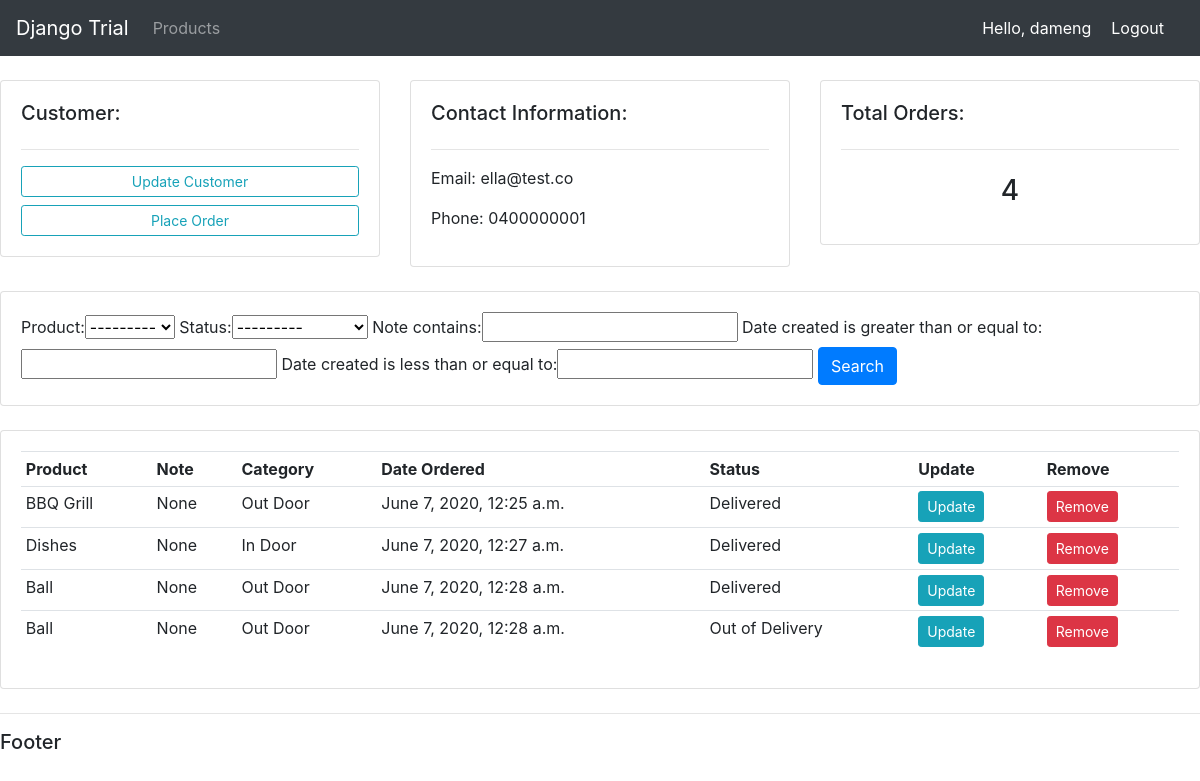
The page /customer/2/ (signed in) on the database its author committed.
### accounts/models.py (models this page shows, shortened)
class Customer(models.Model):
  name = models.CharField(max_length=200, null=True)
  email = models.CharField(max_length=200, null=True)
  phone = models.CharField(max_length=200, null=True)
  date_created = models.DateTimeField(auto_now_add=True)

class Order(models.Model):
  STATUS = (
    ('Pending', 'Pending'),
    ('Out of Delivery', 'Out of Delivery'),
    ('Delivered', 'Delivered')
  )
  customer = models.ForeignKey(Customer, null=True, on_delete=models.SET_NULL)
  product = models.ForeignKey(Product, null=True, on_delete=models.SET_NULL)
  date_created = models.DateTimeField(auto_now_add=True)
  status = models.CharField(max_length=200, null=True, choices=STATUS)
  note = models.CharField(max_length=1000, null=True)

class Product(models.Model):
  CATEGORY = (
    ('In Door', 'In Door'),
    ('Out Door', 'Out Door')
  )
  name = models.CharField(max_length=200, null=True)
  price = models.FloatField(null=True)
  category = models.CharField(max_length=200, null=True, choices=CATEGORY)
  description = models.CharField(max_length=200, null=True, blank=True)
  date_created = models.DateTimeField(auto_now_add=True)
  tags = models.ManyToManyField(Tag)
  def __str__(self):
    return self.name

### accounts/views.py (the view)
# urls.py: path('customer/<str:primary_key_id>/', views.customer, name="customer"),
@login_required(login_url='signin')
def customer(request, primary_key_id):
    customer = Customer.objects.get(id=primary_key_id)
    orders = customer.order_set.all()
    total_orders = orders.count()
    myFilter = OrderFilter(request.GET, queryset=orders)
    orders = myFilter.qs
    context = { 'customer': customer, 'orders': orders, 'total_orders': total_orders, 'myFilter': myFilter }
    return render(request, 'accounts/customer.html', context)

### accounts/templates/accounts/customer.html
{% extends 'accounts/main.html' %}
{% block content %}
  <div class="mt-4 mb-4 row">
    <div class="col-md">
      <div class="card card-body">
        <h5>Customer:</h5>
        <hr />
        <a class="btn btn-outline-info btn-sm btn-block" href="">Update Customer</a>
        <a class="btn btn-outline-info btn-sm btn-block" href="{% url 'create_order' customer.id %}">Place Order</a>
      </div>
    </div>
    <div class="col-md">
      <div class="card card-body">
        <h5>Contact Information:</h5>
        <hr />
        <p>Email: {{customer.email}}</p>
        <p>Phone: {{ customer.phone }}</p>
      </div>
    </div>
    <div class="col-md">
      <div class="card card-body">
        <h5>Total Orders:</h5>
        <hr />
        <h3 class="text-center p-2">{{ total_orders }}</h3>
      </div>
    </div>
  </div>
  <div class="mt-4 mb-4 row">
    <div class="col-md">
      <div class="card card-body">
        <form method="get">
          {{ myFilter.form }}
          <button class="btn btn-primary" type="submit">Search</button>
        </form>
      </div>
    </div>
  </div>
  <div class="mt-4 mb-4 row">
    <div class="col-md">
      <div class="card card-body">
        <table class="table table-sm">
          <tr>
            <th>Product</th>
            <th>Note</th>
            <th>Category</th>
            <th>Date Ordered</th>
            <th>Status</th>
            <th>Update</th>
            <th>Remove</th>
          </tr>
          {% for o in orders %}
            <tr>
              <td>{{ o.product.name }}</td>
              <td>{{ o.note }}</td>
              <td>{{ o.product.category }}</td>
              <td>{{ o.product.date_created }}</td>
              <td>{{ o.status }}</td>
              <td><a id="customer-update-{{o.id}}" class="btn btn-sm btn-info" href="{% url 'update_order' o.id %}">Update</a></td>
              <td><a id="customer-remove-{{o.id}}" class="btn btn-sm btn-danger"  href="{% url 'delete_order' o.id %}">Remove</a></td>
            </tr>
          {% endfor %}
        </table>
      </div>
    </div>
  </div>
{% endblock %}

### accounts/templates/accounts/navbar.html (shortened to what this page needs)
<nav class="navbar navbar-expand-lg navbar-dark bg-dark">
  {% if request.user.is_staff %}
    <a class="navbar-brand" href="{% url 'home' %}">Django Trial</a>
  {% endif %}
  <div class="collapse navbar-collapse" id="navbarSupportedContent">
    <ul class="navbar-nav mr-auto">
      <li class="nav-item">
        <a class="nav-link" href="{% url 'products' %}">Products</a>
      </li>
    </ul>
  </div>
  <span class="hello-msg">Hello, {{ request.user }}</span>
  <span><a class="hello-msg" href="{% url 'signout' %}">Logout</a></span>
</nav>

### accounts/templates/accounts/navbar.html (style rules this page uses)
.hello-msg { font-size: 16px; color: white; margin-right: 20px; }

### rows shown on the page
Customer: email "ella@test.co", phone "0400000001"
Order: product.name "BBQ Grill", note "None", product.category "Out Door", product.date_created "June 7, 2020, 12:25 a.m.", status "Delivered"
Order: product.name "Dishes", note "None", product.category "In Door", product.date_created "June 7, 2020, 12:27 a.m.", status "Delivered"
Order: product.name "Ball", note "None", product.category "Out Door", product.date_created "June 7, 2020, 12:28 a.m.", status "Delivered"
Order: product.name "Ball", note "None", product.category "Out Door", product.date_created "June 7, 2020, 12:28 a.m.", status "Out of Delivery"

### other values the page prints
{{ request.user }} "dameng"
{{ total_orders }} "4"
